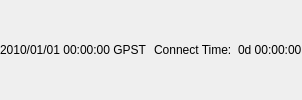
       <widget class="QWidget" name="Panel2" native="true">
        <property name="sizePolicy">
         <sizepolicy hsizetype="Preferred" vsizetype="Fixed">
          <horstretch>0</horstretch>
          <verstretch>0</verstretch>
         </sizepolicy>
        </property>
        <property name="toolTip">
         <string/>
        </property>
        <property name="text" stdset="0">
         <string/>
        </property>
        <layout class="QHBoxLayout" name="horizontalLayout">
         <property name="leftMargin">
          <number>0</number>
         </property>
         <property name="topMargin">
          <number>0</number>
         </property>
         <property name="rightMargin">
          <number>0</number>
         </property>
         <property name="bottomMargin">
          <number>0</number>
         </property>
         <item>
          <widget class="QLabel" name="lblTime">
           <property name="toolTip">
            <string>Current time</string>
           </property>
           <property name="text">
            <string>2010/01/01 00:00:00 GPST</string>
           </property>
          </widget>
         </item>
         <item>
          <widget class="QLabel" name="Label8">
           <property name="toolTip">
            <string/>
           </property>
           <property name="text">
            <string>Connect Time:</string>
           </property>
          </widget>
         </item>
         <item>
          <widget class="QLabel" name="lblConnectionTime">
           <property name="enabled">
            <bool>true</bool>
           </property>
           <property name="toolTip">
            <string>Time of active connection</string>
           </property>
           <property name="text">
            <string>0d 00:00:00</string>
           </property>
          </widget>
         </item>
        </layout>
       </widget>
